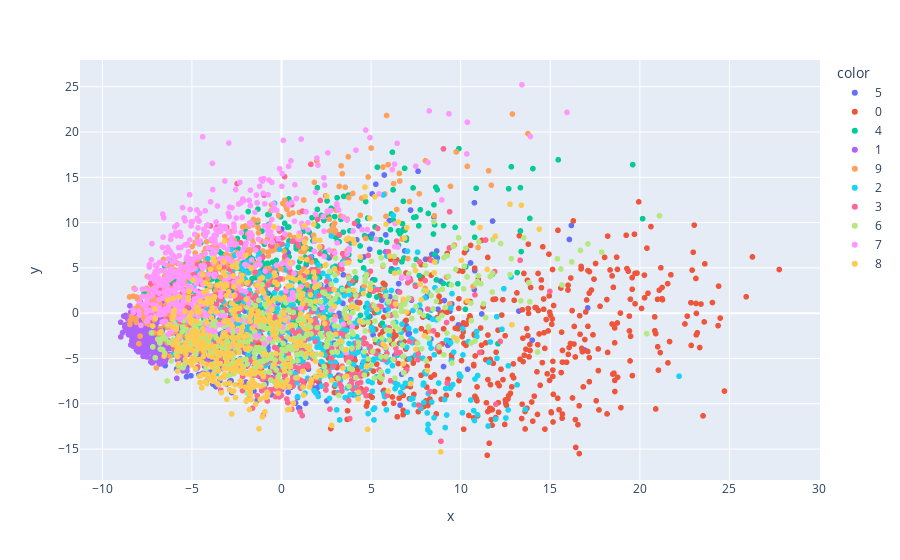
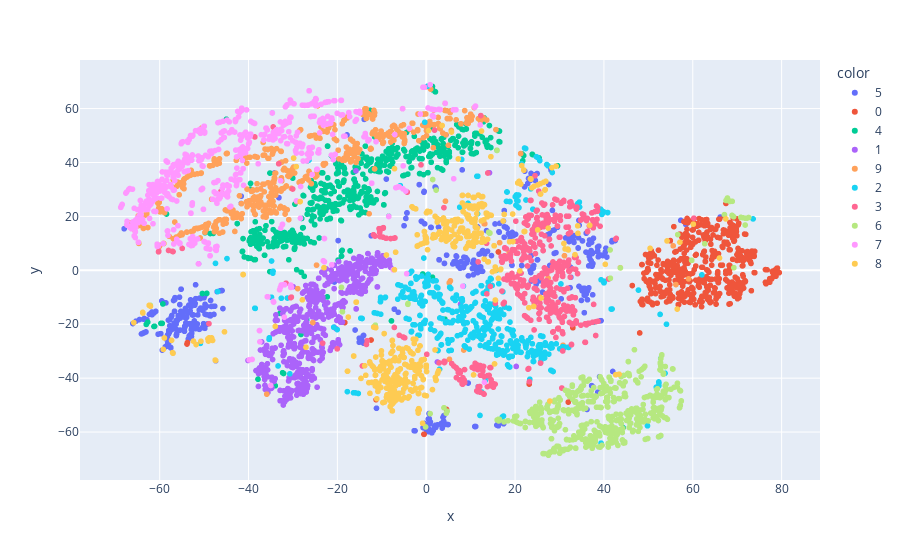

Here is the notebook cell these charts were saved with, in order:
### Markdown cell above
##

### Code cell
# pca
pca = PCA(n_components=2)
pca_result = pca.fit_transform(high_dim_data)

show_result(pca_result, y)

# t-SNE
tsne = TSNE(n_components=2, random_state=0, perplexity=30)
tsne_result = tsne.fit_transform(high_dim_data)
show_result(tsne_result, y)

### Figure 1 — Plotly figure (JSON) as saved in the notebook; plotly's stock layout.template omitted (floating-point values rounded to 4 significant figures; data arrays with more than 128 entries replaced by an {"elided": "..."} marker saying what was removed)
{"data": [{"hovertemplate": "color=5<br>x=%{x}<br>y=%{y}<extra></extra>", "legendgroup": "5", "marker": {"color": "#636efa", "symbol": "circle"}, "mode": "markers", "name": "5", "showlegend": true, "type": "scattergl", "x": {"elided": "434 float values"}, "xaxis": "x", "y": {"elided": "434 float values"}, "yaxis": "y"}, {"hovertemplate": "color=0<br>x=%{x}<br>y=%{y}<extra></extra>", "legendgroup": "0", "marker": {"color": "#EF553B", "symbol": "circle"}, "mode": "markers", "name": "0", "showlegend": true, "type": "scattergl", "x": {"elided": "479 float values"}, "xaxis": "x", "y": {"elided": "479 float values"}, "yaxis": "y"}, {"hovertemplate": "color=4<br>x=%{x}<br>y=%{y}<extra></extra>", "legendgroup": "4", "marker": {"color": "#00cc96", "symbol": "circle"}, "mode": "markers", "name": "4", "showlegend": true, "type": "scattergl", "x": {"elided": "535 float values"}, "xaxis": "x", "y": {"elided": "535 float values"}, "yaxis": "y"}, {"hovertemplate": "color=1<br>x=%{x}<br>y=%{y}<extra></extra>", "legendgroup": "1", "marker": {"color": "#ab63fa", "symbol": "circle"}, "mode": "markers", "name": "1", "showlegend": true, "type": "scattergl", "x": {"elided": "563 float values"}, "xaxis": "x", "y": {"elided": "563 float values"}, "yaxis": "y"}, {"hovertemplate": "color=9<br>x=%{x}<br>y=%{y}<extra></extra>", "legendgroup": "9", "marker": {"color": "#FFA15A", "symbol": "circle"}, "mode": "markers", "name": "9", "showlegend": true, "type": "scattergl", "x": {"elided": "495 float values"}, "xaxis": "x", "y": {"elided": "495 float values"}, "yaxis": "y"}, {"hovertemplate": "color=2<br>x=%{x}<br>y=%{y}<extra></extra>", "legendgroup": "2", "marker": {"color": "#19d3f3", "symbol": "circle"}, "mode": "markers", "name": "2", "showlegend": true, "type": "scattergl", "x": {"elided": "488 float values"}, "xaxis": "x", "y": {"elided": "488 float values"}, "yaxis": "y"}, {"hovertemplate": "color=3<br>x=%{x}<br>y=%{y}<extra></extra>", "legendgroup": "3", "marker": {"color": "#FF6692", "symbol": "circle"}, "mode": "markers", "name": "3", "showlegend": true, "type": "scattergl", "x": {"elided": "493 float values"}, "xaxis": "x", "y": {"elided": "493 float values"}, "yaxis": "y"}, {"hovertemplate": "color=6<br>x=%{x}<br>y=%{y}<extra></extra>", "legendgroup": "6", "marker": {"color": "#B6E880", "symbol": "circle"}, "mode": "markers", "name": "6", "showlegend": true, "type": "scattergl", "x": {"elided": "501 float values"}, "xaxis": "x", "y": {"elided": "501 float values"}, "yaxis": "y"}, {"hovertemplate": "color=7<br>x=%{x}<br>y=%{y}<extra></extra>", "legendgroup": "7", "marker": {"color": "#FF97FF", "symbol": "circle"}, "mode": "markers", "name": "7", "showlegend": true, "type": "scattergl", "x": {"elided": "550 float values"}, "xaxis": "x", "y": {"elided": "550 float values"}, "yaxis": "y"}, {"hovertemplate": "color=8<br>x=%{x}<br>y=%{y}<extra></extra>", "legendgroup": "8", "marker": {"color": "#FECB52", "symbol": "circle"}, "mode": "markers", "name": "8", "showlegend": true, "type": "scattergl", "x": {"elided": "462 float values"}, "xaxis": "x", "y": {"elided": "462 float values"}, "yaxis": "y"}], "layout": {"legend": {"title": {"text": "color"}, "tracegroupgap": 0}, "margin": {"t": 60}, "xaxis": {"anchor": "y", "domain": [0, 1], "title": {"text": "x"}}, "yaxis": {"anchor": "x", "domain": [0, 1], "title": {"text": "y"}}}}

### Figure 2 — Plotly figure (JSON) as saved in the notebook; plotly's stock layout.template omitted (floating-point values rounded to 4 significant figures; data arrays with more than 128 entries replaced by an {"elided": "..."} marker saying what was removed)
{"data": [{"hovertemplate": "color=5<br>x=%{x}<br>y=%{y}<extra></extra>", "legendgroup": "5", "marker": {"color": "#636efa", "symbol": "circle"}, "mode": "markers", "name": "5", "showlegend": true, "type": "scattergl", "x": {"elided": "434 float values"}, "xaxis": "x", "y": {"elided": "434 float values"}, "yaxis": "y"}, {"hovertemplate": "color=0<br>x=%{x}<br>y=%{y}<extra></extra>", "legendgroup": "0", "marker": {"color": "#EF553B", "symbol": "circle"}, "mode": "markers", "name": "0", "showlegend": true, "type": "scattergl", "x": {"elided": "479 float values"}, "xaxis": "x", "y": {"elided": "479 float values"}, "yaxis": "y"}, {"hovertemplate": "color=4<br>x=%{x}<br>y=%{y}<extra></extra>", "legendgroup": "4", "marker": {"color": "#00cc96", "symbol": "circle"}, "mode": "markers", "name": "4", "showlegend": true, "type": "scattergl", "x": {"elided": "535 float values"}, "xaxis": "x", "y": {"elided": "535 float values"}, "yaxis": "y"}, {"hovertemplate": "color=1<br>x=%{x}<br>y=%{y}<extra></extra>", "legendgroup": "1", "marker": {"color": "#ab63fa", "symbol": "circle"}, "mode": "markers", "name": "1", "showlegend": true, "type": "scattergl", "x": {"elided": "563 float values"}, "xaxis": "x", "y": {"elided": "563 float values"}, "yaxis": "y"}, {"hovertemplate": "color=9<br>x=%{x}<br>y=%{y}<extra></extra>", "legendgroup": "9", "marker": {"color": "#FFA15A", "symbol": "circle"}, "mode": "markers", "name": "9", "showlegend": true, "type": "scattergl", "x": {"elided": "495 float values"}, "xaxis": "x", "y": {"elided": "495 float values"}, "yaxis": "y"}, {"hovertemplate": "color=2<br>x=%{x}<br>y=%{y}<extra></extra>", "legendgroup": "2", "marker": {"color": "#19d3f3", "symbol": "circle"}, "mode": "markers", "name": "2", "showlegend": true, "type": "scattergl", "x": {"elided": "488 float values"}, "xaxis": "x", "y": {"elided": "488 float values"}, "yaxis": "y"}, {"hovertemplate": "color=3<br>x=%{x}<br>y=%{y}<extra></extra>", "legendgroup": "3", "marker": {"color": "#FF6692", "symbol": "circle"}, "mode": "markers", "name": "3", "showlegend": true, "type": "scattergl", "x": {"elided": "493 float values"}, "xaxis": "x", "y": {"elided": "493 float values"}, "yaxis": "y"}, {"hovertemplate": "color=6<br>x=%{x}<br>y=%{y}<extra></extra>", "legendgroup": "6", "marker": {"color": "#B6E880", "symbol": "circle"}, "mode": "markers", "name": "6", "showlegend": true, "type": "scattergl", "x": {"elided": "501 float values"}, "xaxis": "x", "y": {"elided": "501 float values"}, "yaxis": "y"}, {"hovertemplate": "color=7<br>x=%{x}<br>y=%{y}<extra></extra>", "legendgroup": "7", "marker": {"color": "#FF97FF", "symbol": "circle"}, "mode": "markers", "name": "7", "showlegend": true, "type": "scattergl", "x": {"elided": "550 float values"}, "xaxis": "x", "y": {"elided": "550 float values"}, "yaxis": "y"}, {"hovertemplate": "color=8<br>x=%{x}<br>y=%{y}<extra></extra>", "legendgroup": "8", "marker": {"color": "#FECB52", "symbol": "circle"}, "mode": "markers", "name": "8", "showlegend": true, "type": "scattergl", "x": {"elided": "462 float values"}, "xaxis": "x", "y": {"elided": "462 float values"}, "yaxis": "y"}], "layout": {"legend": {"title": {"text": "color"}, "tracegroupgap": 0}, "margin": {"t": 60}, "xaxis": {"anchor": "y", "domain": [0, 1], "title": {"text": "x"}}, "yaxis": {"anchor": "x", "domain": [0, 1], "title": {"text": "y"}}}}
